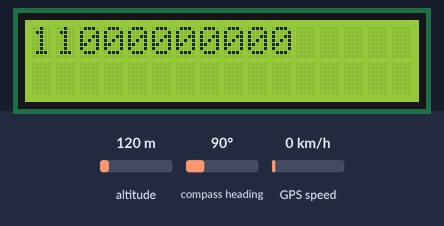
This sketch was run on a simulated Arduino Uno, built with avr-gcc and run on an emulated ATmega328P. On the bench: 16×2 character LCD. Inputs (shaded band) come from the test bench; at power-on: altitude 120 m, compass heading 90°, GPS speed 0 km/h. The GPS gets a fix after 3 s at 37.7749, -122.4194 with 8 satellites.

Above: at 1.2 s.
At 3.2 s:
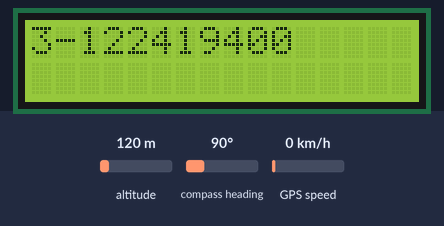

Measured:
- what the display in image 0 shows lasts 2.0 s, from 1.2 s to 3.2 s

The sketch:

GPS_Display.ino
```cpp
#include <Servo.h>
#include <SoftwareSerial.h>
#include <TinyGPS.h>
#include <LiquidCrystal.h>

/** Prototypes **/
uint16_t get_ping(int pin, uint16_t max_micros = 25000);

static void smart_delay(unsigned long ms);

TinyGPS gps;
SoftwareSerial ss(A5, 12);
long lat, lon;

#define RS 2
#define EN 3
#define D4 4
#define D5 5
#define D6 6
#define D7 7

LiquidCrystal lcd(RS, EN, D4, D5, D6, D7);


void setup()
{
  lcd.begin(16, 2);
  ss.begin(57600);

  smart_delay(1000);
}


void loop()
{
  smart_delay(100);

  gps.get_position(&lat, &lon);
  lcd.clear();
  lcd.setCursor(0,0);
  lcd.print(lat);
  lcd.setCursor(1,0);
  lcd.print(lon);
}


static void smart_delay(unsigned long ms)
{
  unsigned long start = millis();
  do
  {
    while (ss.available())
      gps.encode(ss.read());
  } while (millis() - start < ms);
}
```
